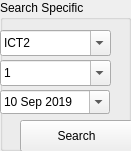
   <widget class="QGroupBox" name="searchSpec">
    <property name="geometry">
     <rect>
      <x>59</x>
      <y>120</y>
      <width>131</width>
      <height>151</height>
     </rect>
    </property>
    <property name="title">
     <string>Search Specific</string>
    </property>
    <widget class="QComboBox" name="specPeriod">
     <property name="geometry">
      <rect>
       <x>0</x>
       <y>60</y>
       <width>111</width>
       <height>26</height>
      </rect>
     </property>
     <property name="editable">
      <bool>true</bool>
     </property>
     <property name="currentText">
      <string>1</string>
     </property>
     <item>
      <property name="text">
       <string>1</string>
      </property>
     </item>
     <item>
      <property name="text">
       <string>2</string>
      </property>
     </item>
     <item>
      <property name="text">
       <string>3</string>
      </property>
     </item>
     <item>
      <property name="text">
       <string>4</string>
      </property>
     </item>
     <item>
      <property name="text">
       <string>5</string>
      </property>
     </item>
     <item>
      <property name="text">
       <string>6</string>
      </property>
     </item>
     <item>
      <property name="text">
       <string>7</string>
      </property>
     </item>
    </widget>
    <widget class="QDateEdit" name="specDate">
     <property name="geometry">
      <rect>
       <x>0</x>
       <y>90</y>
       <width>110</width>
       <height>24</height>
      </rect>
     </property>
     <property name="calendarPopup">
      <bool>true</bool>
     </property>
     <property name="date">
      <date>
       <year>2019</year>
       <month>9</month>
       <day>10</day>
      </date>
     </property>
    </widget>
    <widget class="QComboBox" name="specRoom">
     <property name="geometry">
      <rect>
       <x>0</x>
       <y>30</y>
       <width>111</width>
       <height>26</height>
      </rect>
     </property>
     <property name="editable">
      <bool>true</bool>
     </property>
     <property name="currentText">
      <string>ICT2</string>
     </property>
     <item>
      <property name="text">
       <string>ICT2</string>
      </property>
     </item>
     <item>
      <property name="text">
       <string>ICT3</string>
      </property>
     </item>
     <item>
      <property name="text">
       <string>Secondary MPR</string>
      </property>
     </item>
     <item>
      <property name="text">
       <string>Primary MPR</string>
      </property>
     </item>
    </widget>
    <widget class="QPushButton" name="specButton">
     <property name="geometry">
      <rect>
       <x>20</x>
       <y>120</y>
       <width>113</width>
       <height>32</height>
      </rect>
     </property>
     <property name="text">
      <string>Search</string>
     </property>
    </widget>
   </widget>
